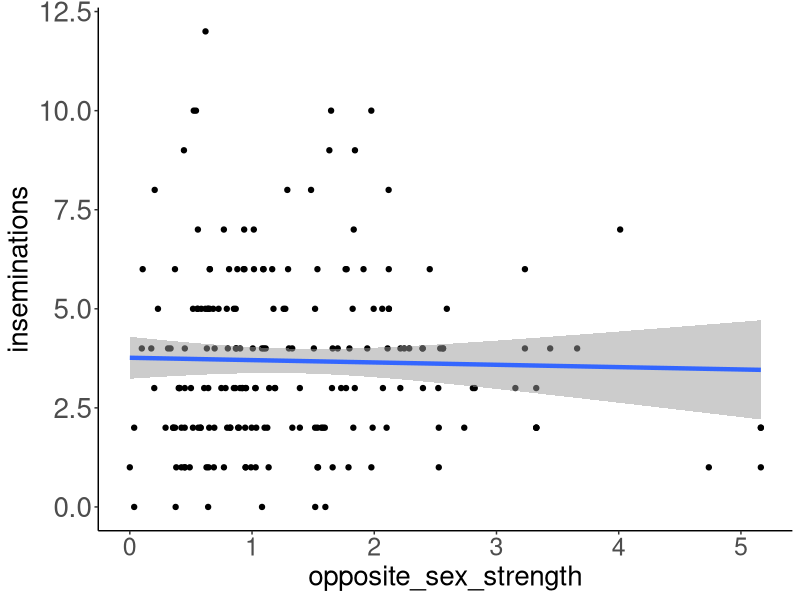
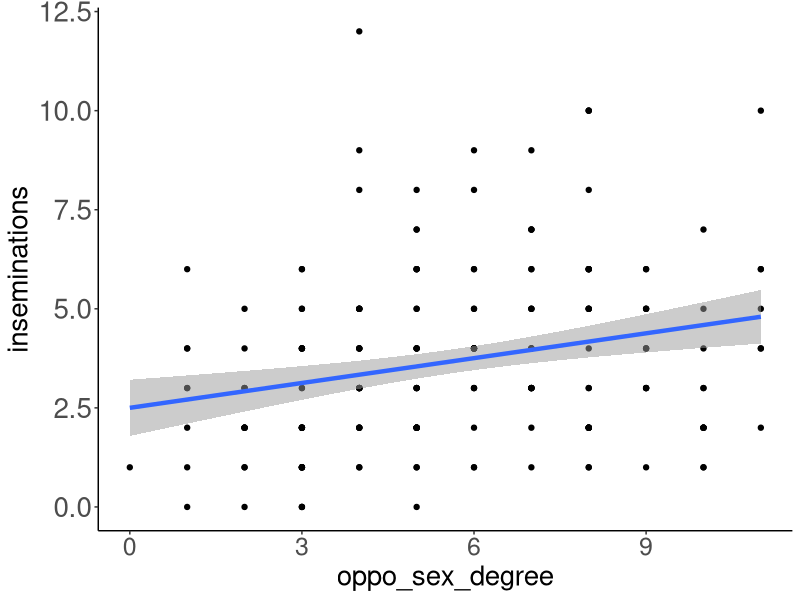

These charts were generated, in order, by the following R code:
library(tidyverse)
library(ggplot2); theme_set(theme_classic())

My_Theme = theme(
  axis.title.x = element_text(size = 20),
  axis.text.x = element_text(size = 18),
  axis.title.y = element_text(size = 20), 
  axis.text.y = element_text(size = 20))

oppo_sex_dat <- read.csv("oppo_sex_strength.csv") %>% 
                filter(sex == "male") %>% 
                mutate(exp_rep = paste(experiment, replicate, sep = "_"))

# Inseminations as a function of opposite-sex strength fig
ggplot(data = oppo_sex_dat, aes(x = opposite_sex_strength, y = inseminations)) +
       geom_point() + geom_smooth(method = "lm", size = 1.5, alpha = 0.5) + My_Theme

# Inseminations as a function of opposite-sex degree fig
ggplot(data = oppo_sex_dat, aes(x = oppo_sex_degree, y = inseminations)) +
       geom_point() + geom_smooth(method = "lm", size = 1.5, alpha = 0.5) + My_Theme
